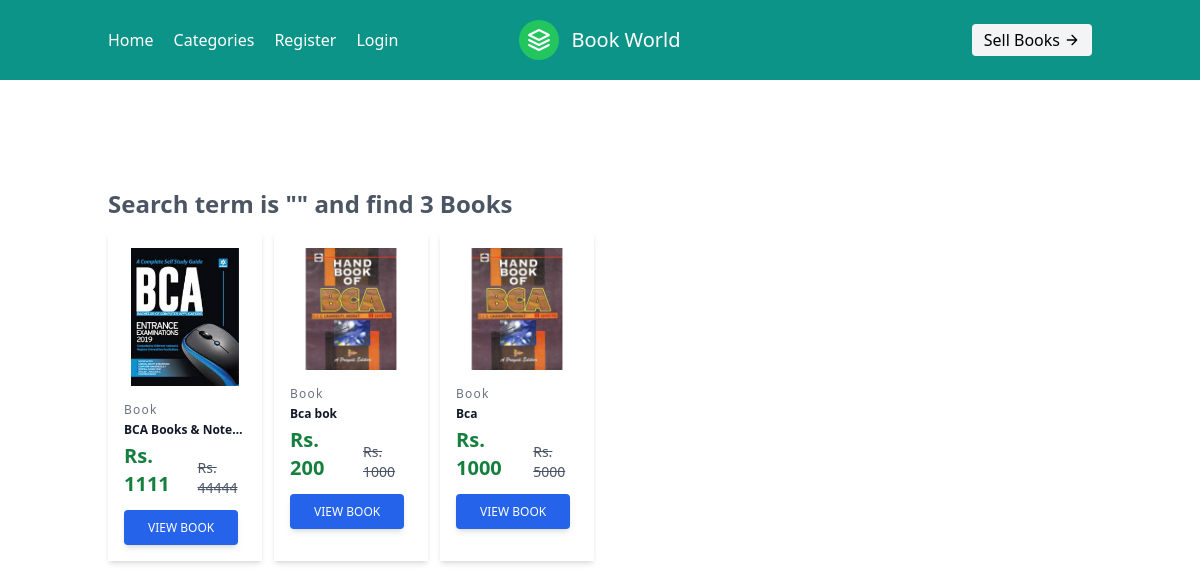
The app's page /filter.php?cat_id=2 with its own data.
### tables this page shows
CREATE TABLE `books` (
  `id` int(11) NOT NULL,
  `title` varchar(200) NOT NULL,
  `author` varchar(200) NOT NULL,
  `nop` int(11) NOT NULL,
  `description` text NOT NULL,
  `discount_price` double NOT NULL,
  `mrp` double NOT NULL,
  `isbn` varchar(200) NOT NULL,
  `category` int(11) NOT NULL,
  `cover` varchar(200) NOT NULL,
  `status` tinyint(4) DEFAULT 1
);

CREATE TABLE `categories` (
  `cat_id` int(11) NOT NULL,
  `cat_title` varchar(200) NOT NULL
);

### filter.php (the view, shortened to what this page needs)
<?php include "db.php"; ?>
<!DOCTYPE html>
<html lang="en">
<head>
    <script src="https://cdn.tailwindcss.com"></script>
</head>
<body>
    <?php include "header.php";
    if(isset($_GET['search'])):
        $search = $_GET['search'];
        $title = $search;
        $callingBooks = mysqli_query($con, "select * from books JOIN categories on books.category = categories.cat_id where isbn='$search' OR (title LIKE '%$search%' OR author LIKE '%$search%')");
    elseif(isset($_GET['cat_id'])):
        $cat_id = $_GET['cat_id'];
        $title = $_GET['name'];
        $callingBooks = mysqli_query($con, "select * from books JOIN categories on books.category = categories.cat_id where category='$cat_id'");
    endif;
    $count = mysqli_num_rows($callingBooks);
    ?>
    <section class="text-gray-600 body-font">
        <div class="container px-5 py-24 mx-auto">
            <div class="flex justify-between items-center">
                <h2 class="flex-1 my-3 text-2xl font-semibold">Search term is <strong>"<?= $title; ?>"</strong>  and find <?= $count;?> Books</h2>
            </div>
            <div class="grid grid-cols-6 gap-3">
                <?php
                while ($row = mysqli_fetch_array($callingBooks)) :
                ?>
                    <div class="p-4 w-full shadow-md">
                        <a class="block relative h-auto rounded overflow-hidden">
                            <img alt="ecommerce" class="object-contain object-center w-full block" src="bookImages/<?= $row['cover']; ?>">
                        </a>
                        <div class="mt-4">
                            <h3 class="text-gray-500 text-xs tracking-widest title-font mb-1"><?= $row['cat_title']; ?></h3>
                            <h2 class="text-gray-900 title-font text-xs truncate font-semibold" title="<?= $row['title']; ?>"><?= $row['title']; ?></h2>
                            <div class="mt-1 flex gap-3 items-end ">
                                <span class="text-xl text-green-700 font-semibold">Rs. <?= $row['discount_price']; ?></span>
                                <span class="text-sm"><del>Rs. <?= $row['mrp']; ?></del></span>
                            </div>
                            <div class="mt-3">
                            <a href="view_books.php?id=<?= $row['id'];?>" class="inline-block px-6 py-2.5 bg-blue-600 text-white font-medium text-xs leading-tight uppercase rounded shadow-md hover:bg-blue-700 hover:shadow-lg focus:bg-blue-700 focus:shadow-lg focus:outline-none focus:ring-0 active:bg-blue-800 active:shadow-lg transition duration-150 ease-in-out">View Book</a>
                            </div>
                        </div>
                    </div>
                <?php endwhile; ?>
            </div>
    </section>
</body>
</html>

### header.php
<header class=" body-font bg-teal-600  text-white">
  <div class="container mx-auto flex flex-wrap p-5 flex-col md:flex-row items-center">
    <nav class="flex lg:w-2/5 flex-wrap items-center text-base md:ml-auto">
      <a class="mr-5 hover:text-gray-100">Home</a>
      <a class="mr-5 hover:text-gray-100">Categories</a>
      <a class="mr-5 hover:text-gray-100">Register</a>
      <a class="hover:text-gray-100">Login</a>
    </nav>
    <a class="flex order-first lg:order-none lg:w-1/5 title-font font-medium items-center text-gray-900 lg:items-center lg:justify-center mb-4 md:mb-0">
      <svg xmlns="http://www.w3.org/2000/svg" fill="none" stroke="currentColor" stroke-linecap="round" stroke-linejoin="round" stroke-width="2" class="w-10 h-10 text-white p-2 bg-green-500 rounded-full" viewBox="0 0 24 24">
        <path d="M12 2L2 7l10 5 10-5-10-5zM2 17l10 5 10-5M2 12l10 5 10-5"></path>
      </svg>
      <span class="ml-3 text-xl text-white">Book World</span>
    </a>
    <div class="lg:w-2/5 inline-flex lg:justify-end ml-5 lg:ml-0 text-black">
      <button class="inline-flex items-center bg-gray-100 border-0 py-1 px-3 focus:outline-none hover:bg-gray-200 rounded text-base mt-4 md:mt-0">Sell Books
        <svg fill="none" stroke="currentColor" stroke-linecap="round" stroke-linejoin="round" stroke-width="2" class="w-4 h-4 ml-1" viewBox="0 0 24 24">
          <path d="M5 12h14M12 5l7 7-7 7"></path>
        </svg>
      </button>
    </div>
  </div>
</header>

### records on screen
books: cover (picture), categories.cat_title "Book", title "BCA Books & Note…", discount_price "1111", mrp "44444"
books: cover (picture), categories.cat_title "Book", title "Bca bok", discount_price "200", mrp "1000"
books: cover (picture), categories.cat_title "Book", title "Bca", discount_price "1000", mrp "5000"

### other values on screen
$count "3"
